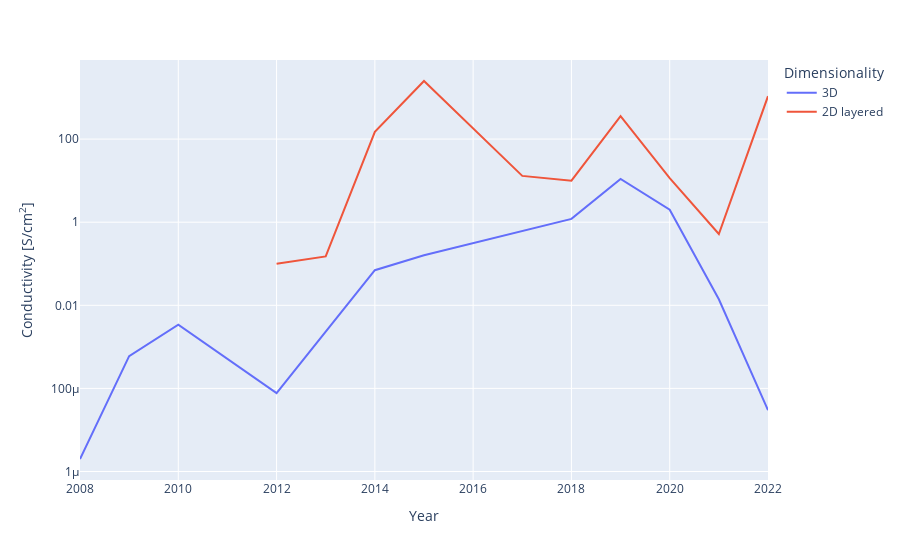

Notebook code cell kept with this figure:
### Code cell
mofs_sorted_2D = mofs.loc[mofs[mofs['Dimensionality']=='2D layered'].groupby('Year')['Value'].idxmax()]
mofs_sorted_3D = mofs.loc[mofs[mofs['Dimensionality']=='3D'].groupby('Year')['Value'].idxmax()]
mofs_sorted = pd.concat([mofs_sorted_3D, mofs_sorted_2D], ignore_index=True)
fig2 = px.line(mofs_sorted, x='Year', y='Value', color='Dimensionality', hover_data=['Dimensionality','Porosity'], 
                 labels={'Value': "Conductivity [S/cm<sup>2</sup>]"}, hover_name='Name')
fig2.update_traces(hovertemplate='<b>%{hovertext}</b><br><br>Dimensionality=%{customdata[0]}\
                                 <br>Year=%{x}<br>Value=%{y} S/cm<sup>2</sup>\
                                 <br>Porosity=%{customdata[1]} m<sup>2</sup>/g<extra></extra>')
fig2.update_layout(yaxis_type="log")
fig2.show()

### Figure 1 — Plotly figure (JSON) as saved in the notebook; plotly's stock layout.template omitted (floating-point values rounded to 4 significant figures)
{"data": [{"customdata": [["3D", 0.001], ["3D", 0.001], ["3D", 0.001], ["3D", 450], ["3D", 214], ["3D", 0.001], ["3D", 614], ["3D", 3], ["3D", 0.001], ["3D", 80], ["3D", 120]], "hovertemplate": "<b>%{hovertext}</b><br><br>Dimensionality=%{customdata[0]}                                 <br>Year=%{x}<br>Value=%{y} S/cm<sup>2</sup>                                 <br>Porosity=%{customdata[1]} m<sup>2</sup>/g<extra></extra>", "hovertext": ["Pb3(BHT)", "Cu[Cu(pdt)2]", "I2@Zn3(lac)2(pybz)2", "Fe(1,2,3-triazolate) (oxidized)", "TCNQ@Cu3(BTC)2", "Fe2(dhbq)3", "Fe2(BDT)3 (oxidized)", "Cu2(6-Hmna)(6-mn)", "Cu(H2O)(2,6-NDPA)0.5", "Cr(tri)2(CF3SO3)0.33", "NiTAHQ-3D-ox"], "legendgroup": "3D", "line": {"color": "#636efa", "dash": "solid"}, "marker": {"symbol": "circle"}, "mode": "lines", "name": "3D", "orientation": "v", "showlegend": true, "type": "scatter", "x": [2008, 2009, 2010, 2012, 2014, 2015, 2018, 2019, 2020, 2021, 2022], "xaxis": "x", "y": [2e-06, 0.0006, 0.0034, 7.7e-05, 0.07, 0.16, 1.2, 10.96, 2, 0.014, 3e-05], "yaxis": "y"}, {"customdata": [["2D layered", 306], ["2D layered", 0.001], ["2D layered", 0.001], ["2D layered", 0.001], ["2D layered", 114], ["2D layered", 210], ["2D layered", 2298], ["2D layered", 280], ["2D layered", 133], ["2D layered", 0.001]], "hovertemplate": "<b>%{hovertext}</b><br><br>Dimensionality=%{customdata[0]}                                 <br>Year=%{x}<br>Value=%{y} S/cm<sup>2</sup>                                 <br>Porosity=%{customdata[1]} m<sup>2</sup>/g<extra></extra>", "hovertext": ["Cu3(HOTP)2", "Ni3(BHT)2", "Ni3(BHT)2 oxidized", "Cu3(BHT)", "Cu3(HIB)2", "Fe3(PTC)", "(Mn/Fe)3(HIB)2", "Co3(HITP)2", "Ni3(HAB)2", "Nd1.5(2,3,6,7,10,11-hexaoxytriphenylene)"], "legendgroup": "2D layered", "line": {"color": "#EF553B", "dash": "solid"}, "marker": {"symbol": "circle"}, "mode": "lines", "name": "2D layered", "orientation": "v", "showlegend": true, "type": "scatter", "x": [2012, 2013, 2014, 2015, 2017, 2018, 2019, 2020, 2021, 2022], "xaxis": "x", "y": [0.1, 0.15, 150, 2500, 13, 10, 359, 11.5, 0.52, 1080], "yaxis": "y"}], "layout": {"autosize": true, "legend": {"title": {"text": "Dimensionality"}, "tracegroupgap": 0}, "margin": {"t": 60}, "xaxis": {"anchor": "y", "autorange": true, "domain": [0, 1], "range": [2008, 2022], "title": {"text": "Year"}, "type": "linear"}, "yaxis": {"anchor": "x", "autorange": true, "domain": [0, 1], "range": [-6.204, 3.903], "title": {"text": "Conductivity [S/cm<sup>2</sup>]"}, "type": "log"}}}
